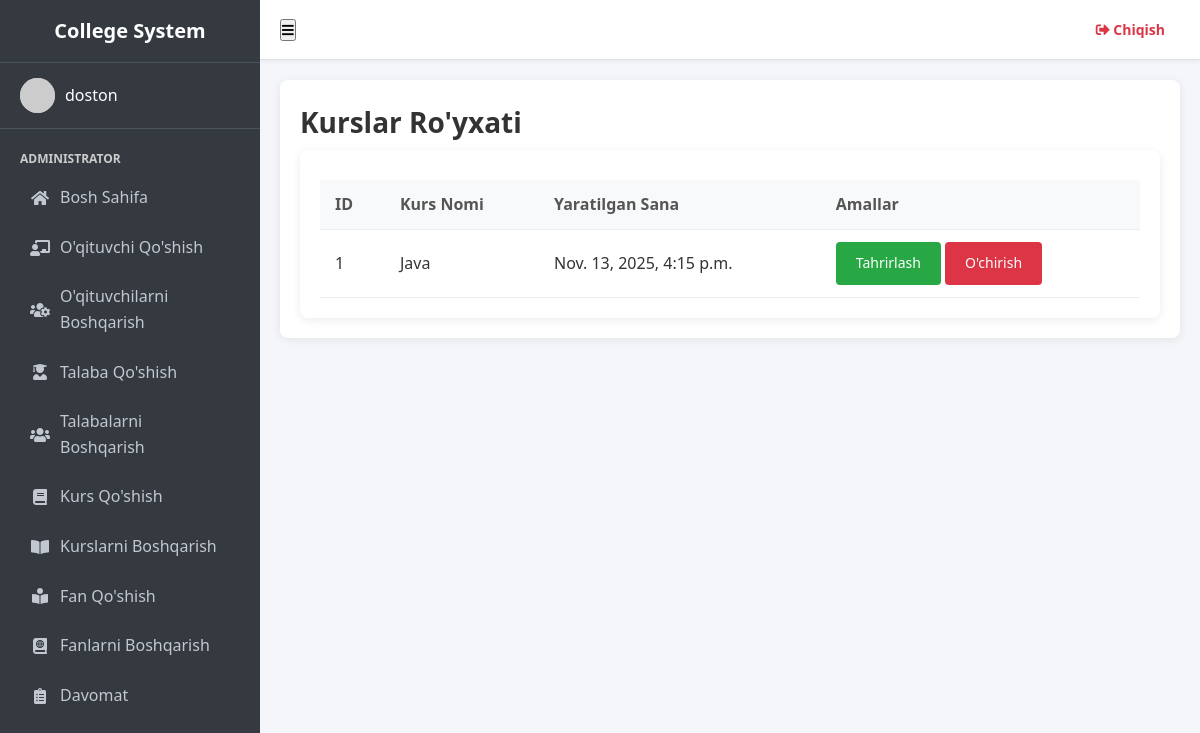
/manage_course/ (signed in), run on the app's committed database.
### student_management_app/models.py (models this page shows)
class CustomUser(AbstractUser):
    HOD = '1'
    STAFF = '2'
    STUDENT = '3'
    EMAIL_TO_USER_TYPE_MAP = {
        'hod': HOD,
        'staff': STAFF,
        'student': STUDENT
    }
    user_type_data = ((HOD, "HOD"), (STAFF, "Staff"), (STUDENT, "Student"))
    user_type = models.CharField(default=1, choices=user_type_data, max_length=10)

class Courses(models.Model):
    id = models.AutoField(primary_key=True)
    course_name = models.CharField(max_length=255)
    created_at = models.DateTimeField(auto_now_add=True)
    updated_at = models.DateTimeField(auto_now=True)
    objects = models.Manager()

### student_management_app/HodViews.py (the view)
# urls.py: path('manage_course/', HodViews.manage_course, name="manage_course"),
def manage_course(request):
    courses = Courses.objects.all()
    context = {
        "courses": courses
    }
    return render(request, 'hod_template/manage_course_template.html', context)

### student_management_app/templates/hod_template/manage_course_template.html
{% extends 'base.html' %}
{% block content %}
<section class="content">
    <div class="container-fluid">
        <div class="row">
            <div class="col-12">
                <div class="card">
                    <div class="card-header">
                        <h3 class="card-title">Kurslar Ro'yxati</h3>
                    </div>
                    <div class="card-body table-responsive p-0">
                        <table class="table table-hover text-nowrap">
                            <thead>
                                <tr>
                                    <th>ID</th>
                                    <th>Kurs Nomi</th>
                                    <th>Yaratilgan Sana</th>
                                    <th>Amallar</th>
                                </tr>
                            </thead>
                            <tbody>
                                {% for course in courses %}
                                <tr>
                                    <td>{{ course.id }}</td>
                                    <td>{{ course.course_name }}</td>
                                    <td>{{ course.created_at }}</td>
                                    <td>
                                        <a href="{% url 'edit_course' course.id %}" class="btn btn-success">Tahrirlash</a>
                                        <a href="{% url 'delete_course' course.id %}" class="btn btn-danger">O'chirish</a>
                                    </td>
                                </tr>
                                {% endfor %}
                            </tbody>
                        </table>
                    </div>
                </div>
            </div>
        </div>
    </div>
</section>
{% endblock content %}

### student_management_app/templates/base.html (shortened to what this page needs)
{% load static %}
<!DOCTYPE html>
<html lang="uz">
<head>
    <link rel="stylesheet" href="https://cdnjs.cloudflare.com/ajax/libs/font-awesome/5.15.4/css/all.min.css">
    <link rel="stylesheet" href="{% static 'css/style.css' %}">
</head>
<body>
    <aside class="sidebar">
        <a href="#" class="brand-link">College System</a>
        <div class="user-panel">
            <img src="{% if user.profile_pic %}{{ user.profile_pic.url }}{% else %}https://via.placeholder.com/150{% endif %}" class="user-img" alt="User">
            <div class="info">
                <a href="#">{{ user.username }}</a>
            </div>
        </div>
        <nav class="nav-links">
            <ul class="nav-pills">
                {% if user.user_type == '1' %}
                    <li class="nav-header">ADMINISTRATOR</li>
                    <li class="nav-item"><a href="{% url 'admin_home' %}"><i class="fas fa-home"></i> Bosh Sahifa</a></li>
                    <li class="nav-item"><a href="{% url 'add_staff' %}"><i class="fas fa-chalkboard-teacher"></i> O'qituvchi Qo'shish</a></li>
                    <li class="nav-item"><a href="{% url 'manage_staff' %}"><i class="fas fa-users-cog"></i> O'qituvchilarni Boshqarish</a></li>
                    <li class="nav-item"><a href="{% url 'add_student' %}"><i class="fas fa-user-graduate"></i> Talaba Qo'shish</a></li>
                    <li class="nav-item"><a href="{% url 'manage_student' %}"><i class="fas fa-users"></i> Talabalarni Boshqarish</a></li>
                    <li class="nav-item"><a href="{% url 'add_course' %}"><i class="fas fa-book"></i> Kurs Qo'shish</a></li>
                    <li class="nav-item"><a href="{% url 'manage_course' %}"><i class="fas fa-book-open"></i> Kurslarni Boshqarish</a></li>
                    <li class="nav-item"><a href="{% url 'add_subject' %}"><i class="fas fa-book-reader"></i> Fan Qo'shish</a></li>
                    <li class="nav-item"><a href="{% url 'manage_subject' %}"><i class="fas fa-atlas"></i> Fanlarni Boshqarish</a></li>
                    <li class="nav-item"><a href="{% url 'admin_view_attendance' %}"><i class="fas fa-clipboard-list"></i> Davomat</a></li>
                {% endif %}
            </ul>
        </nav>
    </aside>
    <div class="main-content">
        <nav class="navbar">
            <div class="navbar-left">
                <button id="sidebarToggle"><i class="fas fa-bars"></i></button>
            </div>
            <div class="navbar-right">
                <a href="{% url 'logout_user' %}" class="logout-btn">
                    <i class="fas fa-sign-out-alt"></i> Chiqish
                </a>
            </div>
        </nav>
        <div class="content-wrapper">
            {% block content %}
            {% endblock content %}
        </div>
    </div>
</body>
</html>

### static/css/style.css (style rules this page uses)
* { margin: 0; padding: 0; box-sizing: border-box; font-family: 'Segoe UI', Tahoma, Geneva, Verdana, sans-serif; }
body { background-color: #f4f6f9; color: #333; line-height: 1.6; }
a { text-decoration: none; color: inherit; }
ul { list-style: none; }
.sidebar { width: 260px; background-color: #343a40; color: #fff; display: flex; flex-direction: column; position: fixed; height: 100%; transition: all 0.3s ease; z-index: 1000; overflow-y: auto; left: 0; }
.brand-link { padding: 15px 20px; border-bottom: 1px solid #4b545c; font-size: 20px; font-weight: bold; text-align: center; background-color: #343a40; color: #fff; }
.user-panel { padding: 15px 20px; border-bottom: 1px solid #4b545c; display: flex; align-items: center; gap: 10px; }
.user-img { width: 35px; height: 35px; border-radius: 50%; background-color: #bbb; object-fit: cover; }
.nav-links { padding: 10px 0; flex: 1; }
.nav-header { padding: 10px 20px 5px; font-size: 12px; text-transform: uppercase; color: #ccc; font-weight: bold; }
.nav-item a { display: flex; align-items: center; padding: 12px 20px; color: #c2c7d0; transition: background 0.2s, color 0.2s; gap: 10px; margin: 0 10px; border-radius: 4px; }
.nav-item i { width: 20px; text-align: center; }
.main-content { flex: 1; margin-left: 260px; display: flex; flex-direction: column; width: calc(100% - 260px); transition: all 0.3s ease; min-height: 100vh; }
.navbar { background-color: #fff; height: 60px; display: flex; align-items: center; justify-content: space-between; padding: 0 20px; border-bottom: 1px solid #dee2e6; position: sticky; top: 0; z-index: 900; box-shadow: 0 2px 4px rgba(0,0,0,0.05); }
.navbar-left { display: flex; align-items: center; gap: 15px; }
.logout-btn { color: #dc3545; font-weight: 600; font-size: 14px; transition: color 0.2s; padding: 8px 15px; border-radius: 4px; }
.content-wrapper { padding: 20px; flex: 1; }
.card { background: #fff; border-radius: 8px; box-shadow: 0 2px 10px rgba(0,0,0,0.08); padding: 20px; position: relative; overflow: hidden; display: flex; flex-direction: column; transition: transform 0.2s, box-shadow 0.2s; }
.card h3 { font-size: 28px; font-weight: bold; margin-bottom: 5px; }
.table-responsive { background: #fff; border-radius: 8px; box-shadow: 0 2px 10px rgba(0,0,0,0.08); padding: 20px; overflow-x: auto; }
table { width: 100%; border-collapse: collapse; margin-top: 10px; }
th, td { padding: 12px 15px; text-align: left; border-bottom: 1px solid #eee; }
th { background-color: #f8f9fa; font-weight: 600; color: #555; }
.btn { padding: 10px 20px; border: none; border-radius: 4px; cursor: pointer; font-size: 14px; display: inline-block; transition: background-color 0.2s, transform 0.1s; }
.btn-success { background-color: #28a745; color: #fff; }
.btn-danger { background-color: #dc3545; color: #fff; }

### data on the page
CustomUser: username "doston"
Courses: id "1", course_name "Java", created_at "Nov. 13, 2025, 4:15 p.m."
